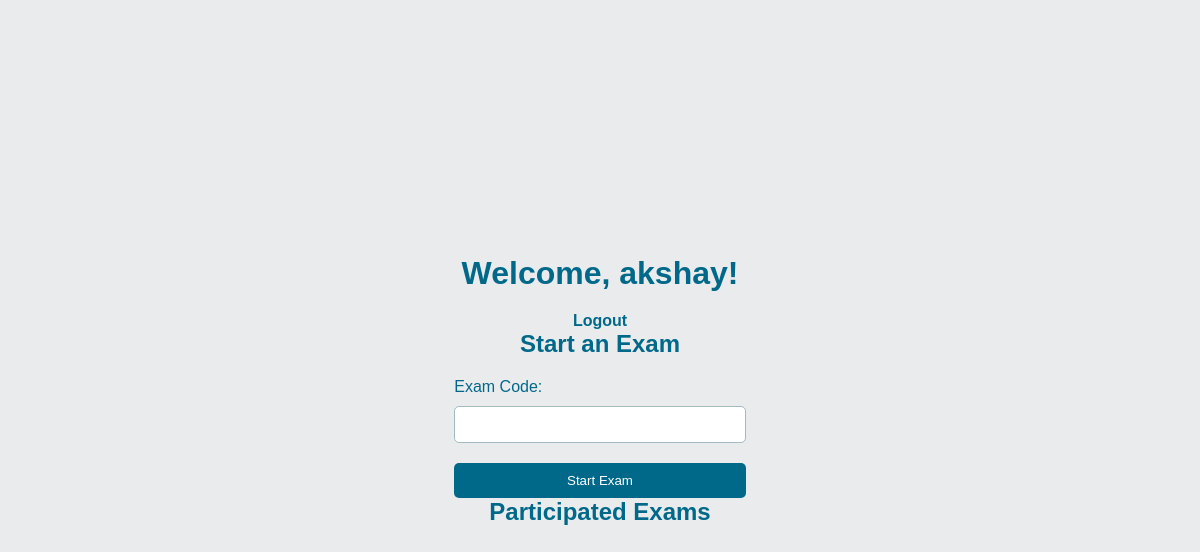
The page /dashboard_student (signed in) on the database as committed earlier.
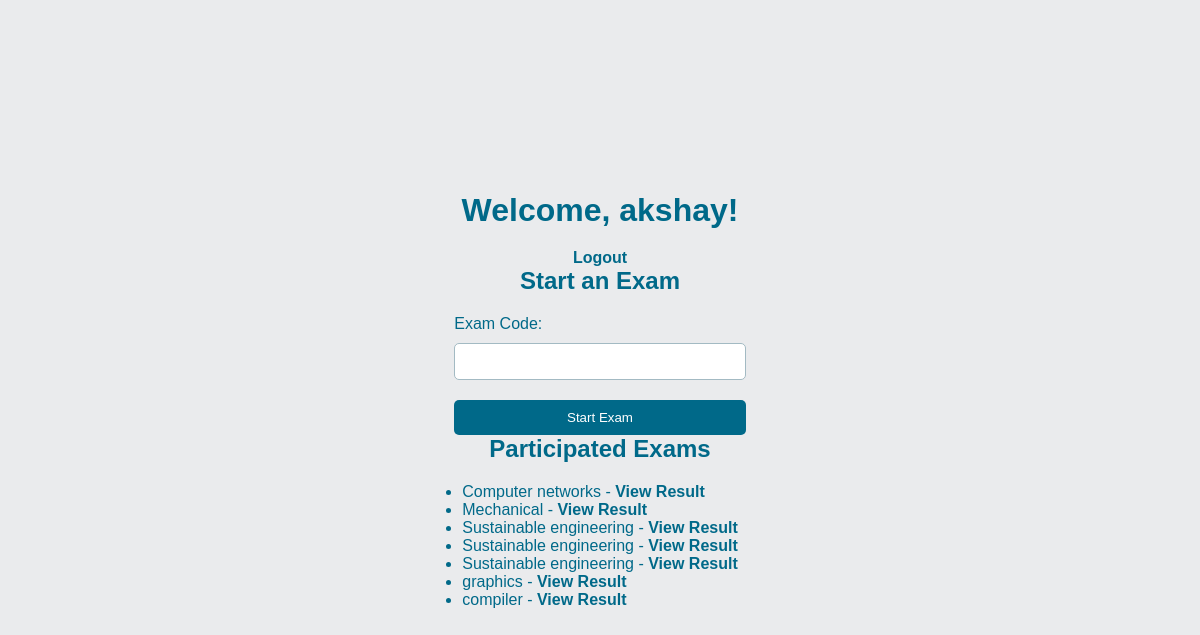
The same page on the database as committed later.
### tables this page shows
CREATE TABLE Attended (
                            id INTEGER PRIMARY KEY AUTOINCREMENT,
                            student_id INTEGER,
                            exam_id INTEGER,
                            earned_total INTEGER);

CREATE TABLE Exam (
                            id INTEGER PRIMARY KEY AUTOINCREMENT,
                            teacher_id INTEGER,
                            title TEXT,
                            total_marks INTEGER);

### moved/app.py (the view)
@app.route('/dashboard_student', methods=['GET', 'POST'])
def dashboard_student():
    if 'student_id' not in session:
        return redirect('/login_student')
    student_id = session['student_id']
    with sqlite3.connect('database.db') as conn:
        cursor = conn.cursor()
        cursor.execute("SELECT username FROM Student WHERE id = ?", (student_id,))
        student = cursor.fetchone()
        username = student[0] if student else "Unknown"
        cursor.execute("SELECT Exam.id, Exam.title, Attended.earned_total FROM Exam JOIN Attended ON Exam.id = Attended.exam_id WHERE Attended.student_id = ?", (student_id,))
        exams = cursor.fetchall()
    return render_template('dashboard_student.html', username=username, exams=exams)

### moved/templates/dashboard_student.html (shortened to what this page needs)
<!DOCTYPE html>
<html>
<head>
    <link rel="stylesheet" href="style.css">
    <link rel="stylesheet" href="{{ url_for('static', filename='style.css') }}">
</head>
<body>
    <h1>Welcome, {{ username }}!</h1>
    <a href="/logout">Logout</a>
    <h2>Start an Exam</h2>
    <form method="POST">
        Exam Code: <input type="text" name="exam_code"><br>
        <button type="submit">Start Exam</button>
    </form>
    <h2>Participated Exams</h2>
    <ul>
        {% for exam in exams %}
            <li>{{ exam[1] }} - <a href="/view_result/{{ exam[0] }}">View Result</a></li>
        {% endfor %}
    </ul>
</body>
</html>

Rows that differ between the two databases and show on the page:
added Attended: title "Computer networks"
added Attended: title "Mechanical"
added Attended: title "Sustainable engineering"
added Attended: title "Sustainable engineering"
added Attended: title "Sustainable engineering"
added Attended: title "graphics"
added Attended: title "compiler"
